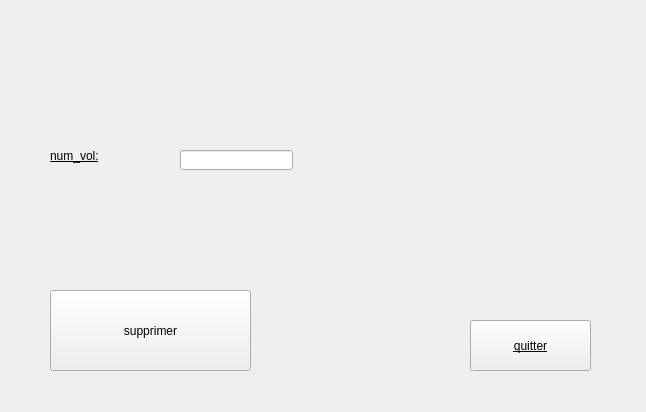
      <widget class="QWidget" name="tab">
       <attribute name="title">
        <string>supprimer</string>
       </attribute>
       <widget class="QLabel" name="label_16">
        <property name="geometry">
         <rect>
          <x>6</x>
          <y>2</y>
          <width>631</width>
          <height>401</height>
         </rect>
        </property>
        <property name="text">
         <string/>
        </property>
        <property name="pixmap">
         <pixmap>../../avis-lufthansa-vol-inde.jpg</pixmap>
        </property>
       </widget>
       <widget class="QLabel" name="label_7">
        <property name="geometry">
         <rect>
          <x>50</x>
          <y>140</y>
          <width>151</width>
          <height>31</height>
         </rect>
        </property>
        <property name="styleSheet">
         <string notr="true">  font: 75 16pt &quot;MS Shell Dlg 2&quot;;
text-decoration: underline;
</string>
        </property>
        <property name="text">
         <string>num_vol:</string>
        </property>
       </widget>
       <widget class="QLineEdit" name="lineEdit_7">
        <property name="geometry">
         <rect>
          <x>180</x>
          <y>150</y>
          <width>113</width>
          <height>20</height>
         </rect>
        </property>
       </widget>
       <widget class="QPushButton" name="pushButton_supp">
        <property name="geometry">
         <rect>
          <x>50</x>
          <y>290</y>
          <width>201</width>
          <height>81</height>
         </rect>
        </property>
        <property name="autoFillBackground">
         <bool>true</bool>
        </property>
        <property name="text">
         <string>supprimer</string>
        </property>
        <property name="icon">
         <iconset>
          <normaloff>../../a/img/24474973_1653099084782906_654604650_o.png</normaloff>../../a/img/24474973_1653099084782906_654604650_o.png</iconset>
        </property>
        <property name="checkable">
         <bool>false</bool>
        </property>
        <property name="autoDefault">
         <bool>true</bool>
        </property>
       </widget>
       <widget class="QPushButton" name="pushButton_2">
        <property name="geometry">
         <rect>
          <x>470</x>
          <y>320</y>
          <width>121</width>
          <height>51</height>
         </rect>
        </property>
        <property name="styleSheet">
         <string notr="true"> font: 75 16pt &quot;MS Shell Dlg 2&quot;;
text-decoration: underline;</string>
        </property>
        <property name="text">
         <string>quitter</string>
        </property>
        <property name="icon">
         <iconset>
          <normaloff>../../a/img/quit.png</normaloff>../../a/img/quit.png</iconset>
        </property>
       </widget>
       <zorder>label_16</zorder>
       <zorder>lineEdit_7</zorder>
       <zorder>pushButton_supp</zorder>
       <zorder>pushButton_2</zorder>
       <zorder>label_7</zorder>
      </widget>
